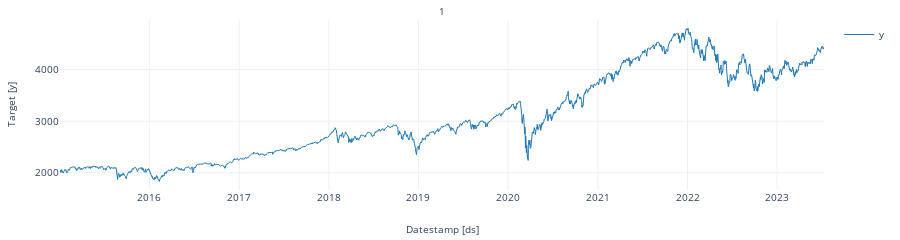

Notebook cell for this chart:
### Markdown cell above
# **5. Explore Data with the plot method** <a class="anchor" id="5"></a>

[Table of Contents](#0.1)

Plot some series using the plot method from the StatsForecast class. This method prints 8 random series from the dataset and is useful for basic EDA.

### Code cell
from statsforecast import StatsForecast

StatsForecast.plot(df)

### Figure 1 — Plotly figure (JSON) as saved in the notebook; plotly's stock layout.template omitted (floating-point values rounded to 4 significant figures; data arrays with more than 128 entries replaced by an {"elided": "..."} marker saying what was removed)
{"data": [{"legendgroup": "y", "line": {"color": "#1f77b4", "width": 1}, "mode": "lines", "name": "y", "showlegend": true, "type": "scatter", "x": {"elided": "2144 str values"}, "xaxis": "x", "y": {"elided": "2144 float values"}, "yaxis": "y"}], "layout": {"annotations": [{"font": {"size": 10}, "showarrow": false, "text": "1", "x": 0.5, "xanchor": "center", "xref": "paper", "y": 1, "yanchor": "bottom", "yref": "paper"}, {"font": {"size": 10}, "showarrow": false, "text": "Datestamp [ds]", "x": 0.5, "xanchor": "center", "xref": "paper", "y": 0, "yanchor": "top", "yref": "paper", "yshift": -30}, {"font": {"size": 10}, "showarrow": false, "text": "Target [y]", "textangle": -90, "x": 0, "xanchor": "right", "xref": "paper", "xshift": -40, "y": 0.5, "yanchor": "middle", "yref": "paper"}], "autosize": true, "font": {"size": 10}, "height": 150, "margin": {"b": 50, "l": 60, "r": 10, "t": 20}, "xaxis": {"anchor": "y", "domain": [0, 1], "showticklabels": true, "visible": true}, "yaxis": {"anchor": "x", "domain": [0, 1]}}}
